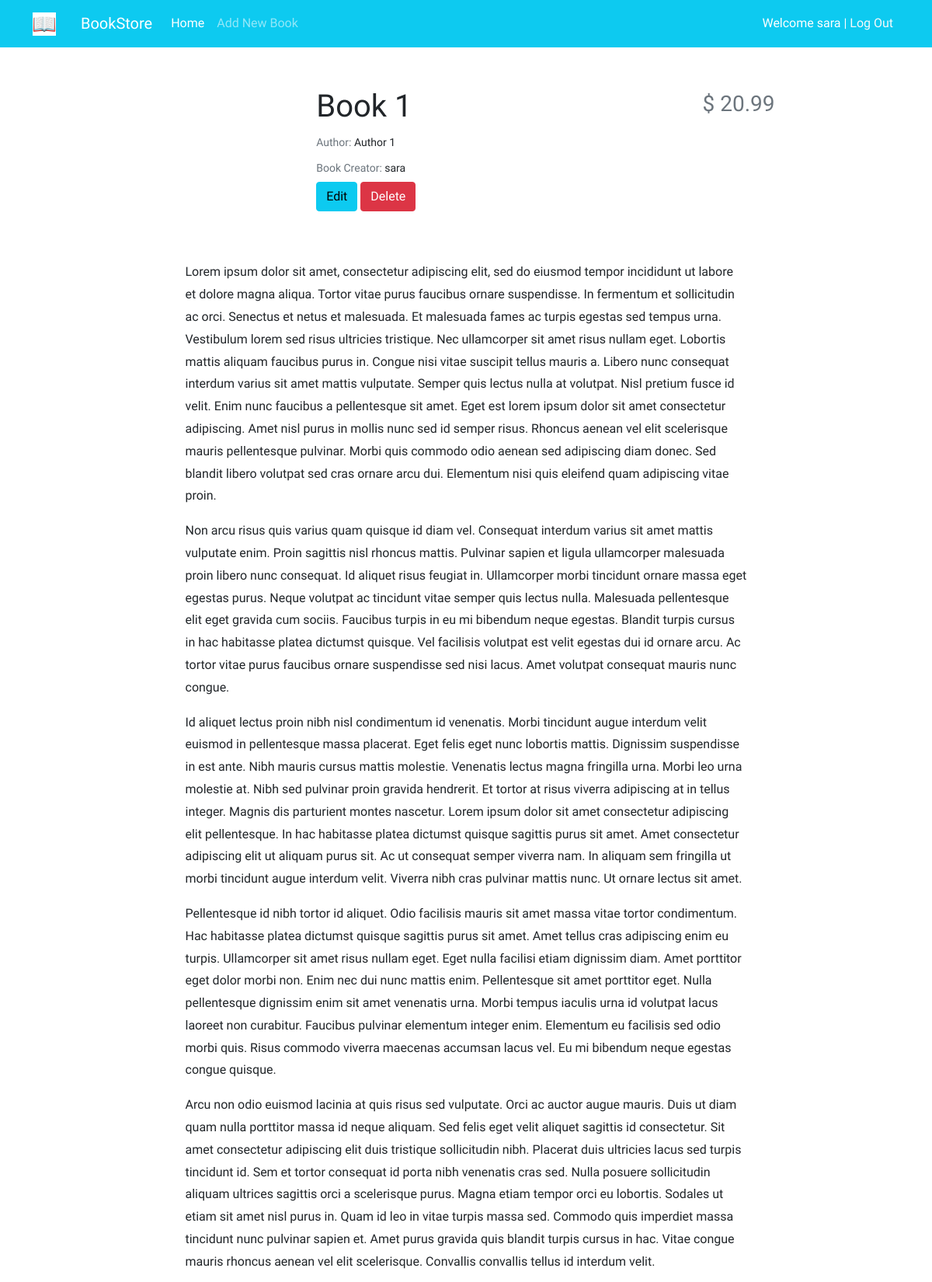
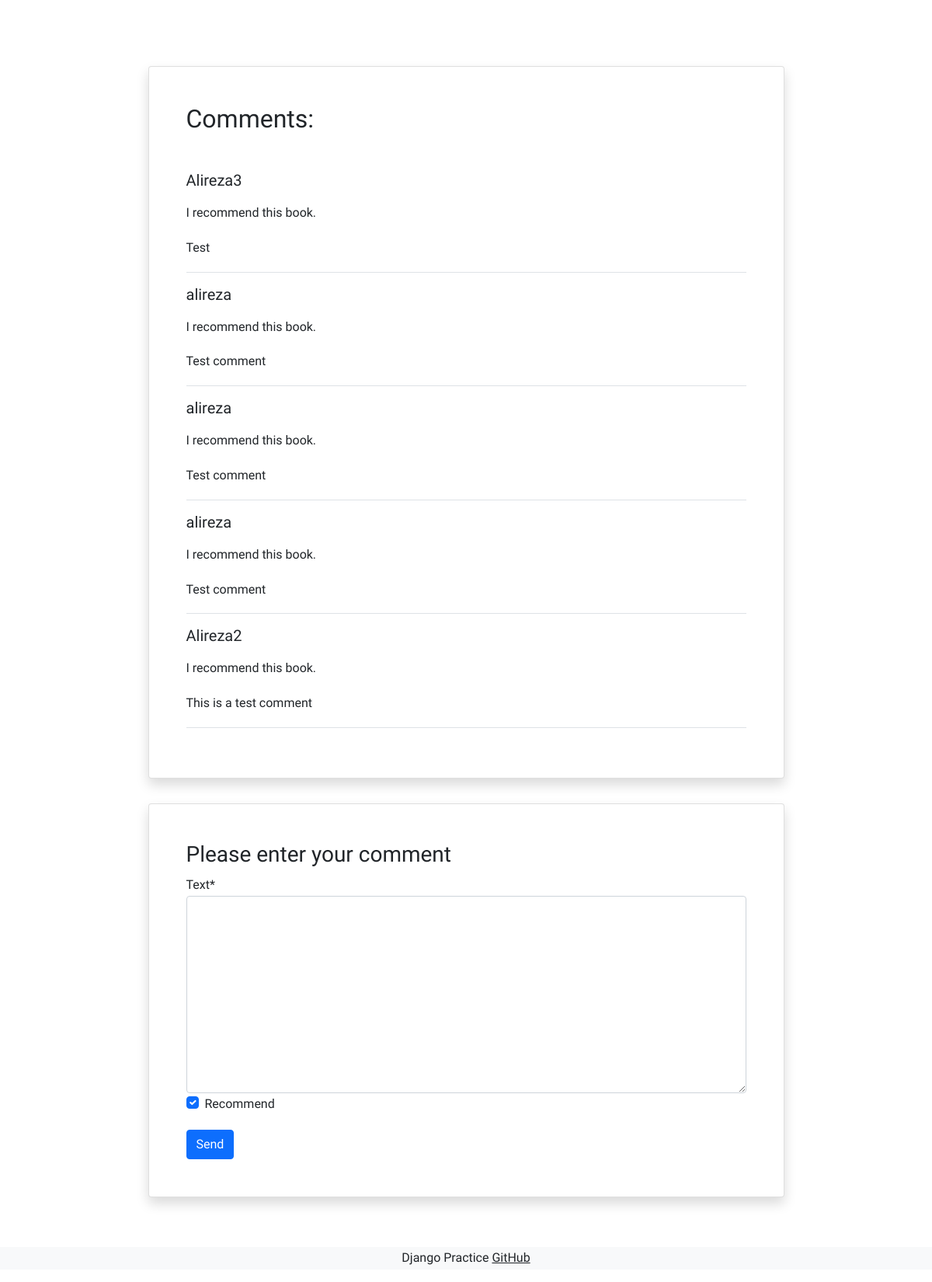
The app's page /books/1/ (signed in) with its own data (2 pictures, top to bottom).
### accounts/models.py (models this page shows)
class CustomUser(AbstractUser):
    age = models.PositiveIntegerField(null=True, blank=True)

### books/models.py (models this page shows, shortened)
class Book(models.Model):
    user = models.ForeignKey(get_user_model(), on_delete=models.CASCADE)
    title = models.CharField(max_length=200)
    author = models.CharField(max_length=200)
    description = models.TextField()
    price = models.DecimalField(max_digits=5, decimal_places=2)
    cover = models.ImageField(upload_to='covers/', blank=True)

class Comment(models.Model):
    user = models.ForeignKey(get_user_model(), on_delete=models.CASCADE)
    book = models.ForeignKey(Book, on_delete=models.CASCADE, related_name='comments')
    text = models.TextField()
    is_active = models.BooleanField(default=True)
    recommend = models.BooleanField(default=True)
    datetime_created = models.DateTimeField(auto_now_add=True)

### books/views.py (the view)
# urls.py: path('<int:pk>/', book_detail_view, name='book_detail'),
@login_required
def book_detail_view(request, pk):
    book = get_object_or_404(Book, pk=pk)
    book_comments = book.comments.all()
    if request.method == 'POST':
        comment_form = CommentForm(request.POST)
        if comment_form.is_valid():
            new_comment = comment_form.save(commit=False)  # commit=False => do not save in DB
            new_comment.book = book
            new_comment.user = request.user
            new_comment.save()
            comment_form = CommentForm()  # clear the form
    else:
        comment_form = CommentForm()
    return render(request, 'books/book_detail.html', {
        'book': book,
        'comments': book_comments,
        'comment_form': comment_form,
    })

### books/forms.py
class CommentForm(forms.ModelForm):
    class Meta:
        model = Comment
        fields = ('text', 'recommend')

### books/templates/books/book_detail.html (shortened to what this page needs)
{% extends '_base.html' %}
{% load crispy_forms_tags %}
{% block content %}
<div class="container mt-5">
  <div class="">
      <div class="">
          <div class="d-flex justify-content-center">
              <div class="row w-sm-75 w-100">
                  <div class="col-xs-12 col-md-3 d-flex justify-content-center">
                  </div>
                  <div class="col-xs-12 col-md-6 text-left text-md mt-md-1 mt-4">
                      <h1>{{ book.title|capfirst }}</h1>
                      <h5 class="small my-1"><span class="text-muted">Author: </span>{{ book.author }}</h5>
                      <h5 class="small my-1"><span class="text-muted">Book Creator: </span>{{ book.user.username }}</h5>
                      {% if book.user == user %}
                        <a href="{% url 'book_update' book.id %}"><button class="btn btn-info">Edit</button></a>
                        <a href="{% url 'book_delete' book.id %}"><button class="btn btn-danger">Delete</button></a>
                      {% endif %}
                  </div>
                  <div class="col-xs-12 col-md-3 d-flex flex-column">
                      <h3 class="align-self-center pt-2 text-muted align-self-md-end">
                          $ {{ book.price }}
                      </h3>
                  </div>
              </div>
          </div>
          <div class="d-flex justify-content-center">
              <div class="my-3 p-5 w-sm-75 w-100">
                {{ book.description|linebreaks }}
              </div>
          </div>
          <div class="d-flex justify-content-center">
              <div class="card shadow my-3 p-5 w-sm-75 w-100">
                  <h2 class="mb-5">Comments:</h2>
                  {% for comment in comments %}
                    {% if comment.is_active %}
                          <div class="border-bottom mb-3">
                              <h5 class="mb-3">{{ comment.user.username }}</h5>
                                {% if comment.recommend %}
                                    <p>I recommend this book.</p>
                                {% else %}
                                    <p>I don't recommend this book!</p>
                                {% endif %}
                              <p>{{ comment.text|linebreaks }}</p>
                          </div>
                    {% endif %}
                  {% endfor %}
              </div>
          </div>
          <div class="d-flex justify-content-center">
              <div class="card shadow my-3 p-5 w-sm-75 w-100">
                  <h3>Please enter your comment</h3>
                  <form method="POST">
                        {{ comment_form|crispy }}
                      <button type="submit" class="btn btn-primary mt-3">Send</button>
                  </form>
              </div>
          </div>
      </div>
  </div>
</div>
{% endblock %}

### templates/_base.html (shortened to what this page needs)
{% load static %}
<!DOCTYPE HTML PUBLIC "-//W3C//DTD HTML 4.01//EN" "http://www.w3.org/TR/html4/strict.dtd">
<html lang="en">
<head>
    <link href="https://cdn.jsdelivr.net/npm/bootstrap@5.1.3/dist/css/bootstrap.min.css" rel="stylesheet"
>
    <link rel="stylesheet" href="{% static 'css/style.css' %}">
</head>
<body>
    <nav class="navbar navbar-expand-lg navbar-dark bg-info">
        <div class="container">
            <a class="navbar-brand" href="#">
                <img src="{% static 'icons/book.png' %}" alt="" height="30"
                     class="d-inline-block align-text-top">
            </a>
            <a class="navbar-brand mx-3" href="#">BookStore</a>
            <div class="collapse navbar-collapse" id="navbarNavAltMarkup">
                <div class="navbar-nav">
                    <a class="nav-link active" aria-current="page" href="{% url 'book_list' %}">Home</a>
                    <a class="nav-link" href="{% url 'book_create' %}">Add New Book</a>
                </div>
            </div>
            <div class="mx-2 text-white">
                {% if user.is_authenticated %}
                    Welcome {{ user.username }} | <a class="link-light text-decoration-none" href="{% url 'logout' %}">Log Out</a>
                {% else %}
                    <a class="link-light text-decoration-none" href="{% url 'login' %}">Log In</a>
                    |
                    <a class="link-light text-decoration-none" href="{% url 'signup' %}">Sign Up</a>
                {% endif %}
            </div>
        </div>
    </nav>
    <div class="container">
        {% block content %}
        {% endblock %}
    </div>
    <footer class="bg-light text-center text-lg-start mt-5">
        <div class="text-center bg-grey">
            <p>Django Practice <a class="text-dark" href="https://github.com/a1364t" target="_blank">GitHub</a></p>
        </div>
    </footer>
</body>
</html>

### static/css/style.css (style rules this page uses)
* { font-family: 'Roboto', sans-serif; line-height: 1.8rem; }
@media (min-width: 576px) { .w-sm-75 { width: 75%!important; } }

### records on screen
CustomUser: username "sara"
Book: title "Book 1", author "Author 1", user.username "sara", price "20.99", description "Lorem ipsum dolor sit amet, consectetur adipiscing elit, sed do eiusmod tempor incididunt ut labore et dolore magna aliqua. Tortor vitae purus faucibus ornare suspendisse. In fermentum et sollicitudin ac orci. Senectus et netus et malesuada. Et malesuada fames ac turpis egestas sed tempus urna. Vestibulum lorem sed risus ultricies tristique. Nec ullamcorper sit amet risus nullam eget. Lobortis mattis aliquam faucibus purus in. Congue nisi vitae suscipit tellus mauris a. Libero nunc consequat interdum varius sit amet mattis vulputate. Semper quis lectus nulla at volutpat. Nisl pretium fusce id velit. Enim nunc faucibus a pellentesque sit amet. Eget est lorem ipsum dolor sit amet consectetur…"
Comment: user.username "Alireza3", recommend "I recommend this book.", text "Test"
Comment: user.username "alireza", recommend "I recommend this book.", text "Test comment"
Comment: user.username "alireza", recommend "I recommend this book.", text "Test comment"
Comment: user.username "alireza", recommend "I recommend this book.", text "Test comment"
Comment: user.username "Alireza2", recommend "I recommend this book.", text "This is a test comment"
